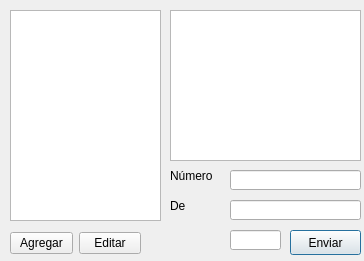
<?xml version="1.0" encoding="UTF-8"?>
<ui version="4.0">
 <class>Dialog</class>
 <widget class="QDialog" name="Dialog">
  <property name="geometry">
   <rect>
    <x>0</x>
    <y>0</y>
    <width>364</width>
    <height>261</height>
   </rect>
  </property>
  <property name="windowTitle">
   <string>Dialog</string>
  </property>
  <widget class="QPushButton" name="send">
   <property name="geometry">
    <rect>
     <x>290</x>
     <y>230</y>
     <width>71</width>
     <height>25</height>
    </rect>
   </property>
   <property name="text">
    <string>Enviar</string>
   </property>
  </widget>
  <widget class="QListWidget" name="contactoList">
   <property name="geometry">
    <rect>
     <x>10</x>
     <y>10</y>
     <width>151</width>
     <height>211</height>
    </rect>
   </property>
  </widget>
  <widget class="QLineEdit" name="numero_entry">
   <property name="geometry">
    <rect>
     <x>230</x>
     <y>170</y>
     <width>131</width>
     <height>20</height>
    </rect>
   </property>
  </widget>
  <widget class="QTextBrowser" name="mensaje_text">
   <property name="geometry">
    <rect>
     <x>170</x>
     <y>10</y>
     <width>191</width>
     <height>151</height>
    </rect>
   </property>
  </widget>
  <widget class="QLabel" name="label">
   <property name="geometry">
    <rect>
     <x>170</x>
     <y>170</y>
     <width>45</width>
     <height>11</height>
    </rect>
   </property>
   <property name="text">
    <string>Número</string>
   </property>
   <property name="buddy">
    <cstring>numero_entry</cstring>
   </property>
  </widget>
  <widget class="QLabel" name="label_2">
   <property name="geometry">
    <rect>
     <x>170</x>
     <y>200</y>
     <width>45</width>
     <height>11</height>
    </rect>
   </property>
   <property name="text">
    <string>De</string>
   </property>
   <property name="buddy">
    <cstring>remitente_entry</cstring>
   </property>
  </widget>
  <widget class="QLineEdit" name="remitente_entry">
   <property name="geometry">
    <rect>
     <x>230</x>
     <y>200</y>
     <width>131</width>
     <height>20</height>
    </rect>
   </property>
  </widget>
  <widget class="QLabel" name="captcha">
   <property name="geometry">
    <rect>
     <x>170</x>
     <y>230</y>
     <width>45</width>
     <height>16</height>
    </rect>
   </property>
   <property name="text">
    <string/>
   </property>
   <property name="buddy">
    <cstring>captcha_entry</cstring>
   </property>
  </widget>
  <widget class="QLineEdit" name="captcha_entry">
   <property name="geometry">
    <rect>
     <x>230</x>
     <y>230</y>
     <width>51</width>
     <height>20</height>
    </rect>
   </property>
  </widget>
  <widget class="QWidget" name="">
   <property name="geometry">
    <rect>
     <x>10</x>
     <y>230</y>
     <width>131</width>
     <height>27</height>
    </rect>
   </property>
   <layout class="QHBoxLayout" name="horizontalLayout">
    <item>
     <widget class="QPushButton" name="add">
      <property name="text">
       <string>Agregar</string>
      </property>
     </widget>
    </item>
    <item>
     <widget class="QPushButton" name="edit">
      <property name="text">
       <string>Editar</string>
      </property>
     </widget>
    </item>
    <item>
     <spacer name="horizontalSpacer">
      <property name="orientation">
       <enum>Qt::Horizontal</enum>
      </property>
      <property name="sizeHint" stdset="0">
       <size>
        <width>40</width>
        <height>20</height>
       </size>
      </property>
     </spacer>
    </item>
   </layout>
  </widget>
 </widget>
 <tabstops>
  <tabstop>mensaje_text</tabstop>
  <tabstop>numero_entry</tabstop>
  <tabstop>remitente_entry</tabstop>
  <tabstop>captcha_entry</tabstop>
  <tabstop>send</tabstop>
  <tabstop>add</tabstop>
  <tabstop>edit</tabstop>
  <tabstop>contactoList</tabstop>
 </tabstops>
 <resources/>
 <connections/>
</ui>
